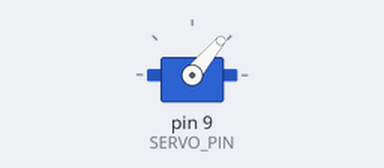
A sketch run on a simulated Arduino Uno, built with avr-gcc and run on an emulated ATmega328P. Parts: servo.

Above: at 0.1 s.
At 1.1 s:
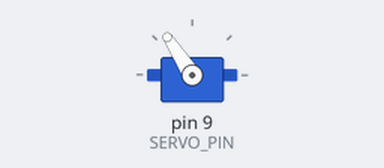
At 2.1 s:
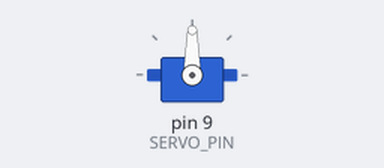
Timing chart, 0 to 3.6 s (numbered marks = the images above):
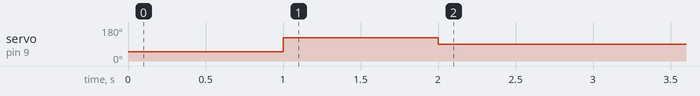

Measured:
- by itself, servo on pin 9 (SERVO_PIN): 50° → 123° at 1.0 s, → 90° 1.0 s later

The sketch:

steering.ino
```cpp
#include <Servo.h>
Servo head;
#define SERVO_PIN 9
#define FRONT 90

int RIGHT=FRONT+33;
int LEFT=FRONT-40;

void setup() {
  // put your setup code here, to run once:
head.attach(SERVO_PIN);
head.write(LEFT);
delay(1000);
head.write(RIGHT);
delay(1000);
head.write(FRONT);
}

void loop() {
  // put your main code here, to run repeatedly:

}
```
